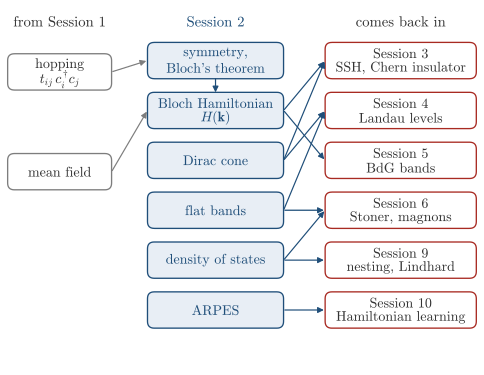

Source code (Python):
"""Session 2, where the session sits in the course, a small concept map.

Built from lecture_notes/WEB_NOTES_CONCEPTS.md. The middle column holds the concepts that this session defines,
the right column the sessions where they come back. Each edge is one row of the table: Bloch's theorem and
Bloch Hamiltonian (s03/09c, s05/17), Dirac cone (s03/10, s04/10), Flat bands (s04/09, s06/06), Density of states
(s06/06, s09/04), Nesting (s09/04b), ARPES (s10/07), Spin waves and magnons (s06/15), Nambu spinor and BdG (s05/08).
The left column is what the index page of Session 2 takes from Session 1, the hopping (1.2) and mean field.
"""
import os, sys
sys.path.insert(0, os.path.join(os.path.dirname(os.path.abspath(__file__)), ".."))
import matplotlib.pyplot as plt
from matplotlib.patches import FancyBboxPatch, FancyArrowPatch
import style

FS = 10.5
W, H = 12.5, 9.6                                    # in cm, the axes are in cm too
fig = plt.figure(figsize=(W * style.CM, H * style.CM))
ax = fig.add_axes([0, 0, 1, 1])
ax.set_xlim(0, W); ax.set_ylim(0, H); ax.axis('off')

# columns: x of the left edge and width of the boxes
COL = {'before': (0.05, 2.75), 'here': (3.75, 3.6), 'after': (8.45, 4.0)}
HEAD = H - 0.45


def box(col, y, text, kind):
    x0, w = COL[col]
    fc, ec, tc = {'before': ('white', style.MUTED, style.INK),
                  'here': ('#e8eef5', style.ACCENT, style.ACCENT),
                  'after': ('white', style.BROKEN, style.INK)}[kind]
    ax.add_patch(FancyBboxPatch((x0, y - 0.48), w, 0.96, boxstyle='round,pad=0,rounding_size=0.18',
                                fc=fc, ec=ec, lw=1.0))
    ax.text(x0 + w / 2, y, text, ha='center', va='center', fontsize=FS, color=tc, linespacing=1.15)
    return (x0, x0 + w, y)


def edge(a, b, color=style.MUTED):
    ax.add_patch(FancyArrowPatch((a[1], a[2]), (b[0], b[2]), arrowstyle='-|>', mutation_scale=9,
                                 color=color, lw=0.9, shrinkA=1, shrinkB=1))


for col, txt in (('before', 'from Session 1'), ('here', 'Session 2'), ('after', 'comes back in')):
    x0, w = COL[col]
    ax.text(x0 + w / 2, HEAD, txt, ha='center', va='center', fontsize=FS + 0.5,
            color=style.ACCENT if col == 'here' else style.INK)

ys = [H - 1.45 - 1.32 * i for i in range(6)]
hop = box('before', ys[0] - 0.3, 'hopping' + '\n' + r'$t_{ij}\,c_i^{\dagger} c_j$', 'before')
mfb = box('before', ys[2] - 0.3, 'mean field', 'before')

yh = [H - 1.45 - 1.32 * i for i in range(6)]
bloch = box('here', yh[0], "symmetry,\nBloch's theorem", 'here')
hk = box('here', yh[1], r'Bloch Hamiltonian' + '\n' + r'$H(\mathbf{k})$', 'here')
dirac = box('here', yh[2], 'Dirac cone', 'here')
flat = box('here', yh[3], 'flat bands', 'here')
dos = box('here', yh[4], 'density of states', 'here')
arpes = box('here', yh[5], 'ARPES', 'here')

s3 = box('after', ys[0], 'Session 3\nSSH, Chern insulator', 'after')
s5 = box('after', ys[2], 'Session 5\nBdG bands', 'after')
s4 = box('after', ys[1], 'Session 4\nLandau levels', 'after')
s6 = box('after', ys[3], 'Session 6\nStoner, magnons', 'after')
s9 = box('after', ys[4], 'Session 9\nnesting, Lindhard', 'after')
s10 = box('after', ys[5], 'Session 10\nHamiltonian learning', 'after')

edge(hop, bloch)
x_mid = (bloch[0] + bloch[1]) / 2                     # the theorem gives the Bloch Hamiltonian
ax.add_patch(FancyArrowPatch((x_mid, bloch[2] - 0.48), (x_mid, hk[2] + 0.48), arrowstyle='-|>', mutation_scale=9,
                             color=style.ACCENT, lw=0.9, shrinkA=0, shrinkB=0))
edge(mfb, hk)
edge(hk, s3, style.ACCENT)
edge(hk, s5, style.ACCENT)
edge(dirac, s3, style.ACCENT)
edge(dirac, s4, style.ACCENT)
edge(flat, s4, style.ACCENT)
edge(flat, s6, style.ACCENT)
edge(dos, s6, style.ACCENT)
edge(dos, s9, style.ACCENT)
edge(arpes, s10, style.ACCENT)
style.save(fig, __file__)
